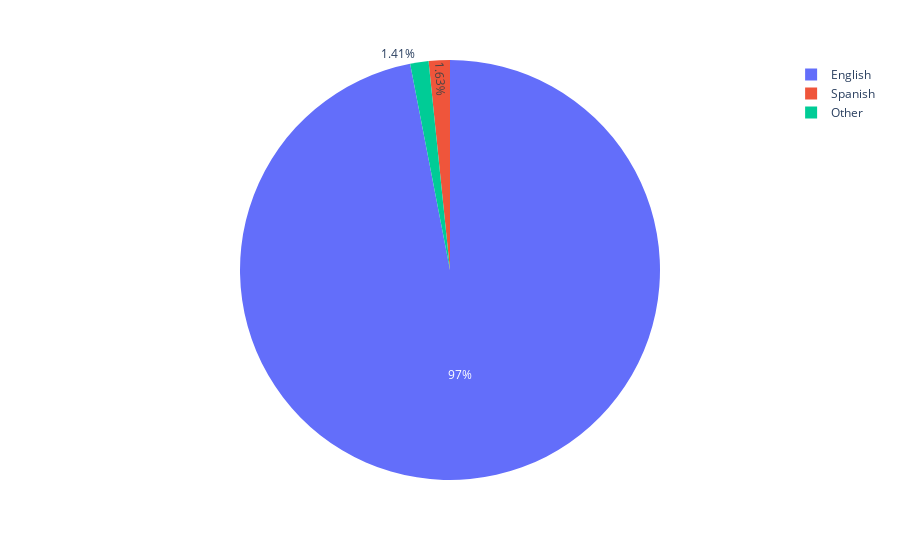

Write notebook code for a chart like this one.
### Code cell
import plotly.express as px

df = tweets['lang'].value_counts()
fig = px.pie(df, values = 'lang', names=['English', 'Spanish', 'Other'])
fig.show()

### Figure 1 — Plotly figure (JSON) as saved in the notebook; plotly's stock layout.template omitted (floating-point values rounded to 4 significant figures)
{"data": [{"domain": {"x": [0, 1], "y": [0, 1]}, "hovertemplate": "label=%{label}<br>lang=%{value}<extra></extra>", "labels": ["English", "Spanish", "Other"], "legendgroup": "", "name": "", "showlegend": true, "type": "pie", "values": [6248, 105, 91]}], "layout": {"legend": {"tracegroupgap": 0}, "margin": {"t": 60}}}
